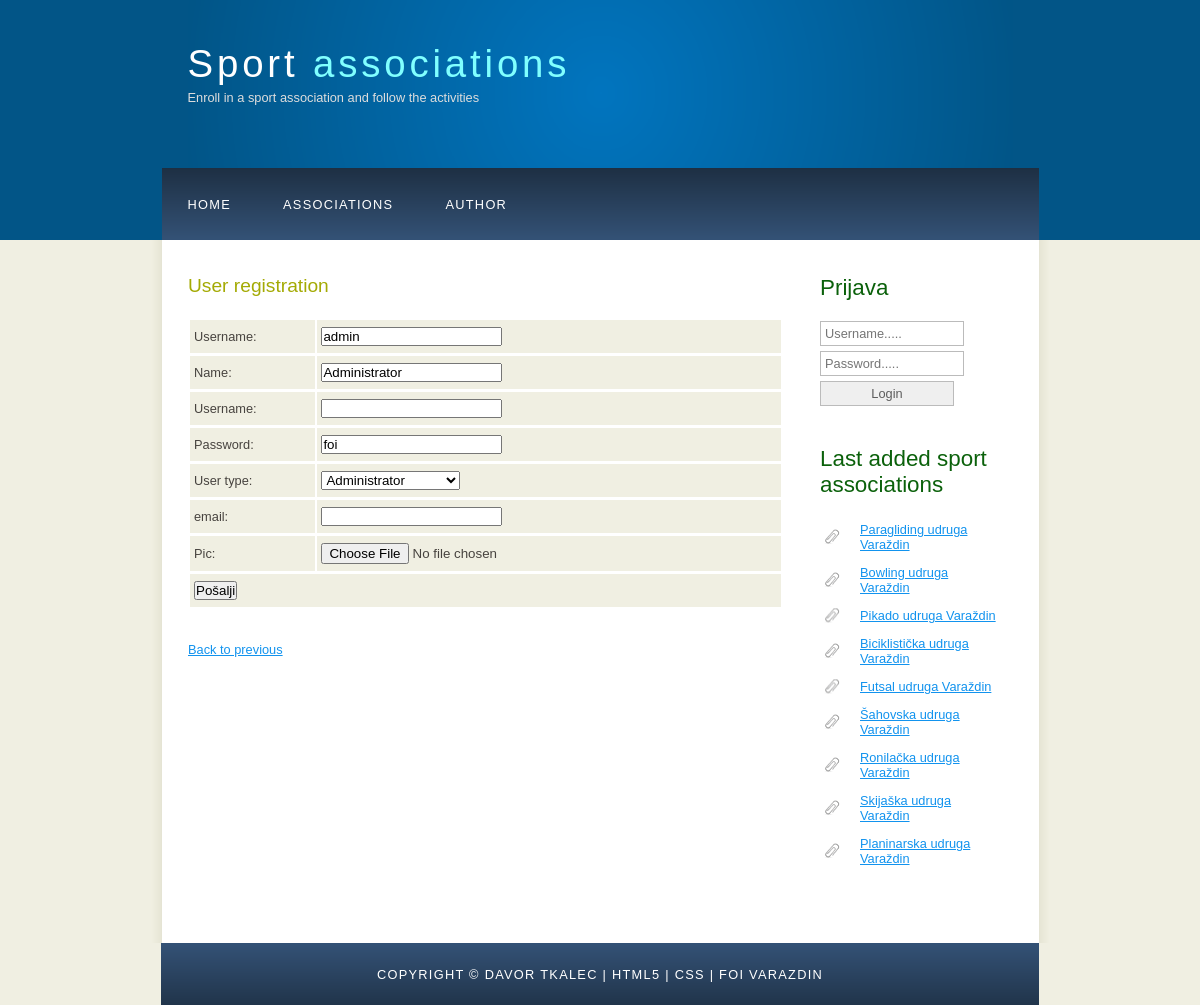
Page /korisnik.php?korisnik=1 on the committed database.
### tables this page shows
CREATE TABLE IF NOT EXISTS `udruga` (
  `udruga_id` INT(10) NOT NULL AUTO_INCREMENT,
  `moderator_id` INT(10) NOT NULL,
  `naziv` VARCHAR(50) NOT NULL,
  `opis` TEXT NOT NULL,
  PRIMARY KEY (`udruga_id`),
  INDEX `fk_udruga_korisnik1_idx` (`moderator_id` ASC),
  CONSTRAINT `fk_udruga_korisnik1`
    FOREIGN KEY (`moderator_id`)
    REFERENCES `korisnik` (`korisnik_id`)
    ON DELETE NO ACTION
    ON UPDATE NO ACTION);

CREATE TABLE IF NOT EXISTS `korisnik` (
  `korisnik_id` INT(10) NOT NULL AUTO_INCREMENT,
  `tip_id` INT(10) NOT NULL,
  `korisnicko_ime` VARCHAR(50) NOT NULL,
  `lozinka` VARCHAR(50) NOT NULL,
  `ime` VARCHAR(100) NOT NULL,
  `prezime` VARCHAR(100) NOT NULL,
  `email` VARCHAR(50) NULL,
  `slika` TEXT NULL,
  PRIMARY KEY (`korisnik_id`),
  INDEX `fk_korisnik_tip_korisnika_idx` (`tip_id` ASC),
  CONSTRAINT `fk_korisnik_tip_korisnika`
    FOREIGN KEY (`tip_id`)
    REFERENCES `tip_korisnika` (`tip_id`)
    ON DELETE NO ACTION
    ON UPDATE NO ACTION);

### dbconn.php (called while the page is built, shortened)
<?php
function SpojiNaBazu($sql) {
	$BP_server = 'localhost';
	$BP_bazaPodataka = 'iwa_2015_vz_projekt';
	$BP_korisnik = 'iwa_2015';
	$BP_lozinka = 'foi2015';
	$dbc = mysqli_connect($BP_server, $BP_korisnik, $BP_lozinka,$BP_bazaPodataka);
	mysqli_set_charset($dbc,"utf8");
	$rs = mysqli_query($dbc,$sql);
	return $rs;
}
?>

### korisnik.php (the view, shortened to what this page needs)
<?php
include("header.php");
?>
      <div id="content">
        <?php
	if(isset($_GET['korisnik']) || isset($_GET['dodaj'])) {
		if(isset($_GET['korisnik'])){
		$id = $_GET['korisnik'];
		$upit = "SELECT * FROM korisnik WHERE korisnik_id='$id'";
		$conn = SpojiNaBazu($upit);
		list($id, $tip, $kor_ime,$lozinka,$ime,$prezime,$email, $slika) =
		mysqli_fetch_array($conn);
	}
	?>
  <h2>User registration</h2>
		<form method="post" id="korisnik" action="korisnik.php" enctype="multipart/form-data"  onsubmit="return CheckValidationInputs('korisnik')">
			<table>
				<tr>
					<td><label for="kor_ime">Username:</label></td>
					<td><input type="text" name="kor_ime" id="kor_ime"
						<?php
							if (isset($id)) {
								echo "readonly='readonly'";
							}
						?>
						value="<?php echo $kor_ime?>"/></td>
				</tr>
				<tr>
					<td><label for="ime">Name:</label></td>
					<td><input type="text" name="ime" id="ime" value="<?php echo $ime?>"/></td>
				</tr>
				<tr>
					<td><label for="prezime">Username:</label></td>
					<td><input type="text" name="prezime" id="prezime" value="<?php echo $prezime?>"/></td>
				</tr>
				<tr>
					<td><label for="lozinka" >Password:</label></td>
					<td><input type="text" name="lozinka" id="lozinka" value="<?php echo $lozinka?>"/></td>
				</tr>
				<?php
					if($_SESSION['aktivni_korisnik_tip'] == 0) {
						?>
							<tr>
								<td>User type:</td>
								<td><select name="tip" id="tip">
									<option value="0" <?php if ($tip == 0) echo "selected='selected'";?>>Administrator</option>
								</select></td>
							</tr>
						<?php
					}
					?>
				<tr>
					<td><label for="email">email:</label></td>
					<td><input type="text" name="email" id="email" value="<?php echo $email?>"/></td>
				</tr>
				<tr>
					<td><label for="slika">Pic:</label></td>
					<td><input type="file" name="slika" id="slika"/></td>
				</tr>
				<tr>
					<td colspan="2"><input type="submit" value="Pošalji"/></td>
				</tr>
			</table>
		</form>
<?php
}
include("povratak.php");
?>
    </div>
    </div>
<?php
include("footer.php");
?>

### desniprikaz.php
<?php
$upit = "select udruga_id, naziv from udruga order by udruga_id desc";
$conn = SpojiNaBazu($upit);
echo "<h3>Last added sport associations</h3>";
echo "<ul>";
while(list($id,$naziv)=mysqli_fetch_array($conn)){
		$detalji = "<a href='udruga.php?detalji=$id'>$naziv</a>";
	echo "<li>$detalji</li>";
}
echo "</ul>";
?>

### style/style.css (style rules this page uses)
html { height: 100%; }
* { margin: 0; padding: 0; }
body { font: normal .80em 'trebuchet ms', arial, sans-serif; background: #F0EFE2; color: #777; }
h1, h2, h3, h4, h5, h6 { font: normal 175% 'century gothic', arial, sans-serif; color: #0B610B; margin: 0 0 15px 0; padding: 15px 0 5px 0; }
h2 { font: normal 150% 'century gothic', arial, sans-serif; color: #A4AA04; }
a, a:hover { outline: none; text-decoration: underline; color: #1293EE; }
ul { margin: 2px 0 22px 17px; }
ul li { list-style-type: circle; margin: 0 0 6px 0; padding: 0 0 4px 5px; }
.sidebar ul { width: 178px; padding: 4px 0 0 0; margin: 4px 0 30px 0; }
.sidebar li { list-style: none; padding: 0 0 7px 0; }
.sidebar li a, .sidebar li a:hover { padding: 0 0 0 40px; display: block; background: transparent url(link.png) no-repeat left center; }
#content { text-align: left; width: 595px; padding: 0; }
table { width: 100%; margin: 10px 0 30px 0; }
table tr th, table tr td { background: #3B3B3B; color: #FFF; padding: 7px 4px; text-align: left; }
table tr td { background: #F0EFE2; color: #47433F; border-top: 1px solid #FFF; }

### rows in the picture
udruga: naziv "Paragliding udruga Varaždin"
udruga: naziv "Bowling udruga Varaždin"
udruga: naziv "Pikado udruga Varaždin"
udruga: naziv "Biciklistička udruga Varaždin"
udruga: naziv "Futsal udruga Varaždin"
udruga: naziv "Šahovska udruga Varaždin"
udruga: naziv "Ronilačka udruga Varaždin"
udruga: naziv "Skijaška udruga Varaždin"
udruga: naziv "Planinarska udruga Varaždin"
korisnik: kor_ime "admin", ime "Administrator", lozinka "foi", tip "Administrator"
